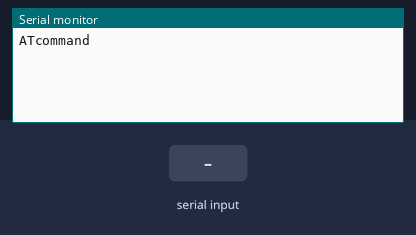
A sketch run on a simulated Arduino Uno, built with avr-gcc and run on an emulated ATmega328P. On the bench: the last lines printed to the serial monitor. The test bench sets the inputs (shaded band).

Above: at 1.2 s.
1.3 s: "1\n" received over the second serial link
At 1.7 s:
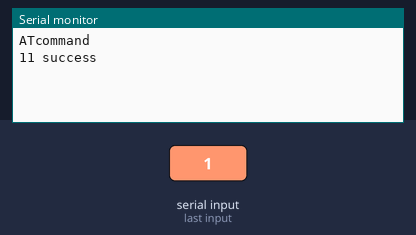
2.8 s: "2\n" received over the second serial link
At 4.0 s:
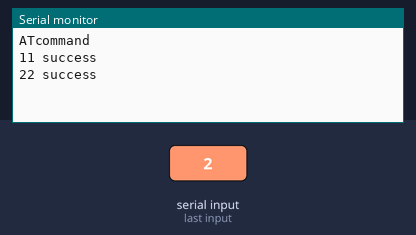

Measured:
- after the input at 1.3 s, the serial monitor: prints a new line at once (image 1)
- after the input at 2.8 s, the serial monitor: prints a new line at once (image 2)

The sketch:

bluetooth_chat.ino
```cpp
#include <SoftwareSerial.h>

  SoftwareSerial BTSerial(4,5); //softwareSerial (RX,TX)
  byte buffer[1024];  //데이터를 수신받을 버퍼
  int bufferPosition; //버퍼에 데이터를 저장할때 기록할 위치

void setup() {
  // put your setup code here, to run once:
  BTSerial.begin(9600);
  Serial.begin(9600);
  Serial.println("ATcommand");
  bufferPosition =0 ; //버퍼위치 초기화
}

void loop() {
  // put your main code here, to run repeatedly:
  if (BTSerial.available()){ //블루투스로 데이터 수신
    byte data =BTSerial.read(); //수신받은 데이터 저장
    Serial.write(data);  //수신된 데이터 시리얼 모니터로 출력

    buffer[bufferPosition++] = data;  //수신받은 데이터를 버퍼에 저장

    if(data=='1')
    {
      Serial.write("1 success");
    }
    else if(data=='2')
    {
      Serial.write("2 success");
    }
     else if(data=='3')
    {
      Serial.write("3 success");
    }
     else if(data=='4')
    {
      Serial.write("4 success");
    }
     else if(data=='5')
    {
      Serial.write("5 success");
    }

    if(data=='\n'){ //문자열 종료 표시
      //buffer[bufferPosition] = '$';

      //스마트폰으로 문자열 전송
      BTSerial.write(buffer,bufferPosition);

      bufferPosition = 0;
      BTSerial.write('$');
    }

  }


}
```
